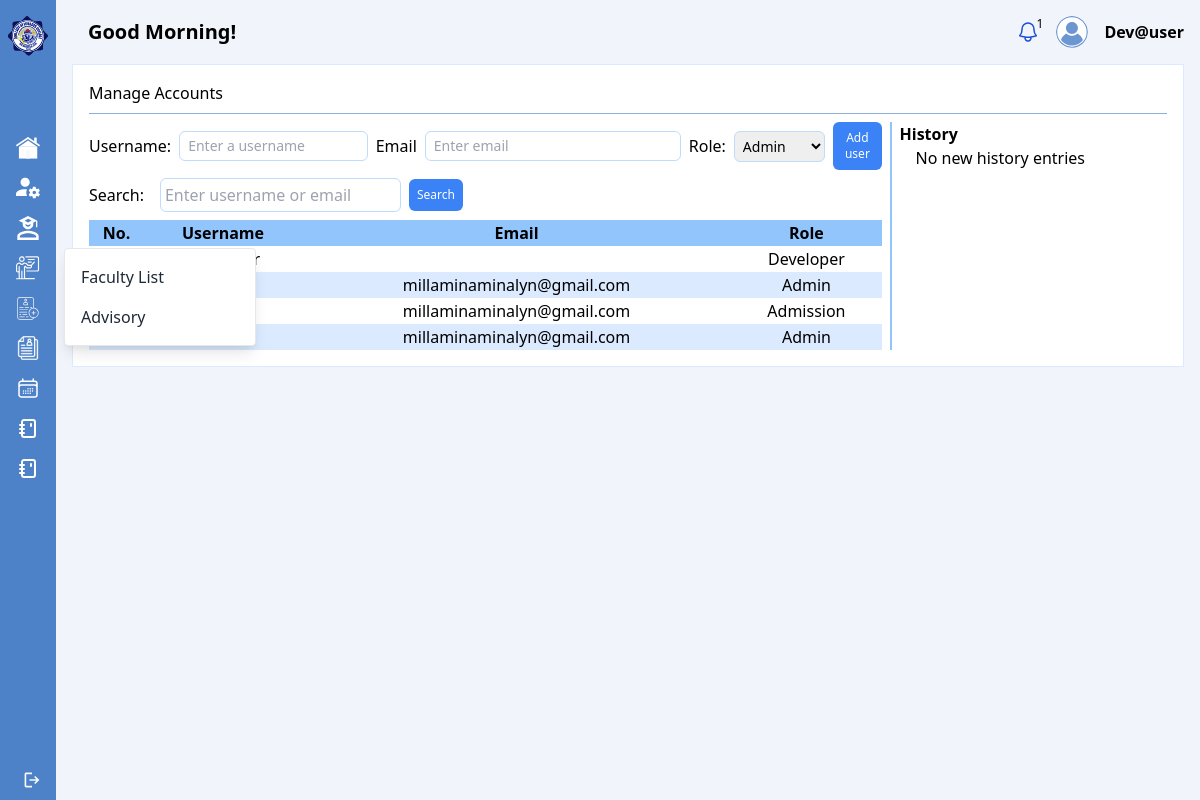
/admin/account-management.php (signed in), run on the app's committed database.
### tables this page shows
CREATE TABLE `usertbl` (
  `id` int(11) NOT NULL,
  `username` varchar(255) DEFAULT NULL,
  `email` varchar(255) DEFAULT NULL,
  `password` varchar(255) DEFAULT NULL,
  `usertype` varchar(255) DEFAULT NULL
);

### admin/account-management.php (the view, shortened to what this page needs)
<?php
    include '../php/conn.php';
    $search = isset($_GET['search']) ? mysqli_real_escape_string($conn, $_GET['search']) : '';
    $selectQuery = "SELECT id, username, email, usertype FROM usertbl";
    if (!empty($search)) {
        $selectQuery .= " WHERE username LIKE ? OR email LIKE ?";
        $stmt = mysqli_prepare($conn, $selectQuery);
        $searchParam = "%{$search}%";
        mysqli_stmt_bind_param($stmt, "ss", $searchParam, $searchParam);
        mysqli_stmt_execute($stmt);
        $result = mysqli_stmt_get_result($stmt);
        $users = mysqli_fetch_all($result, MYSQLI_ASSOC);
        mysqli_stmt_close($stmt);
    } else {
        $result = mysqli_query($conn, $selectQuery);
        $users = $result ? mysqli_fetch_all($result, MYSQLI_ASSOC) : [];
    }
    $groupedHistory = [];
    if (isset($_GET['search'])) {
        $searchValue = htmlspecialchars($_GET['search']);
    } else {
        $searchValue = '';
    }
?>
<!DOCTYPE html>
<html lang="en">
<head>
    <link href="https://cdn.jsdelivr.net/npm/tailwindcss@2.2.19/dist/tailwind.min.css" rel="stylesheet">
</head>
<body class="font-[roboto-serif]" style="background: rgba(118, 163, 224, 0.1);">
    <div class="w-full flex justify-start">
        <div>
            <?php include './sidebar.php'; ?>
        </div>
        <div class="w-full py-4 px-4">
            <div class="mb-4">
                <?php include './topbar.php'; ?>
            </div>
            <div class="w-full bg-white p-4 border border-blue-100 gap-2">
                <div>
                    Manage Accounts
                </div>
                <hr class="w-full h-px my-2 border-0 dark:bg-gray-700" style="background-color: #8EAFDC;">
                <div class="w-full flex justify-start gap-2">
                    <div class="w-3/4 border-r-2 border-blue-300 gap-2 grid pr-2">
                        <div>
                            <form action="" method="post" onsubmit="return validateForm()">
                                <div class="flex justify-start items-center gap-2 text-base">
                                    <div>
                                        Username:
                                    </div>
                                    <div class="text-sm p-1 border border-blue-200 rounded-md w-64 text-xs">
                                        <input type="text" id="username" name="username" autocomplete="username" placeholder="Enter a username" class="px-1 w-full">
                                    </div>
                                    <div class="flex justify-start gap-2 items-center">
                                        <div>Email</div>
                                        <div class="w-64 text-sm p-1 border border-blue-200 rounded-md flex justify-between items-center relative gap-2">
                                            <input type="text" name="email" id="email" class="px-1 w-full" autocomplete="email" onblur="validateEmail()" placeholder="Enter email">
                                        </div>
                                    </div>
                                    <div class="flex justify-start gap-2 items-center">
                                        <div>Role:</div>
                                        <div>
                                            <select name="usertype" id="roleMenu" class="text-sm p-1 border border-blue-200 rounded-md w-full"></select>
                                        </div>
                                    </div>
                                    <div>
                                        <button class="p-2 bg-blue-500 rounded-md text-xs text-white hover:bg-blue-700">Add user</button>
                                    </div>
                                </div>
                            </form>
                        </div>
                        <div class="flex justify-start items-center gap-2">
                            <form action="<?= $_SERVER['PHP_SELF'] ?>" method="get" class="flex items-center gap-2">
                                <label for="search" class="mr-2">Search:</label>
                                <input type="text" id="search" name="search" class="p-1 border border-blue-200 rounded-md" placeholder="Enter username or email" value="<?= $searchValue; ?>">
                                <?php if (!empty($searchValue)): ?>
                                    <button type="submit" class="p-2 bg-red-500 rounded-md text-xs text-white hover:bg-red-700" name="clearSearch">Clear</button>
                                <?php else: ?>
                                    <button type="submit" class="p-2 bg-blue-500 rounded-md text-xs text-white hover:bg-blue-700">Search</button>
                                <?php endif; ?>
                            </form>
                        </div>
                        <div>
                            <table class="table-auto w-full">
                                <thead>
                                    <tr class="px-2 py-1 bg-blue-300">
                                        <th class="text-center">No.</th>
                                        <th class="text-center">Username</th>
                                        <th class="text-center">Email</th>
                                        <th class="text-center">Role</th>
                                    </tr>
                                </thead>
                                <tbody id="table-container">
                                    <?php foreach ($users as $index => $user): ?>
                                        <tr class="px-2 py-1 <?= $index % 2 === 0 ? 'bg-white-500' : 'bg-blue-100' ?>">
                                            <td class="text-center"><?= $index + 1; ?></td>
                                            <td class="text-center"><?= $user['username']; ?></td>
                                            <td class="text-center"><?= $user['email']; ?></td>
                                            <td class="text-center"><?= isset($user['usertype']) ? $user['usertype'] : ''; ?></td>
                                        </tr>
                                    <?php endforeach; ?>
                                </tbody>
                            </table>
                        </div>
                    </div>
                    <div class="w-1/4">
                        <div class="font-semibold">
                            History
                        </div>
                        <div class="w-full ml-4">
                            <?php if (!empty($groupedHistory)): ?>
                                <?php foreach ($groupedHistory as $date => $entries): ?>
                                    <div class="font-semibold mt-2"><?= formatDateHeading($date) ?></div>
                                    <?php foreach ($entries as $historyEntry): ?>
                                        <div><?= $historyEntry['action']; ?></div>
                                        <div class="text-xs text-gray-500"><?= date('F j, Y, g:i a', strtotime($historyEntry['datetime'])); ?></div>
                                        <hr class="my-2">
                                    <?php endforeach; ?>
                                <?php endforeach; ?>
                            <?php else: ?>
                                <div>No new history entries</div>
                            <?php endif; ?>
                        </div>
                    </div>
                </div>
            </div>
        </div>
    </div>
</body>
</html>

### data on the page
usertbl: usertype "Developer"
usertbl: email "millaminaminalyn@gmail.com", usertype "Admin"
usertbl: email "millaminaminalyn@gmail.com", usertype "Admission"
usertbl: email "millaminaminalyn@gmail.com", usertype "Admin"

### other printed values
getGreeting() "Good Morning!"
$formattedUsername "Dev@user"
